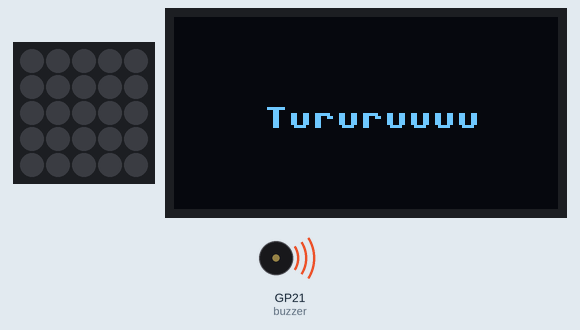
This program was run on a simulated Raspberry Pi Pico running MicroPython. Parts: 5×5 RGB LED matrix, 128×64 one-colour display, buzzer (waves = sounding). The 25 LEDs are laid out as on the BitDogLab board (LED 0 bottom right, every second row reversed). At 9.9 s the program stops and its outputs stay as they are.

Above: at 0.7 s.
At 5.6 s:
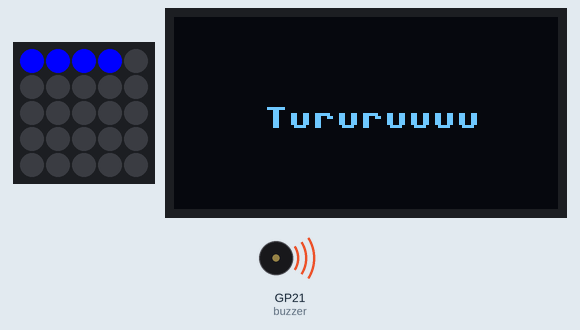
At 8.9 s:
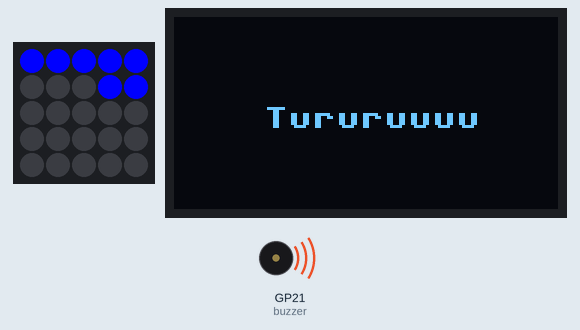
At 9.9 s:
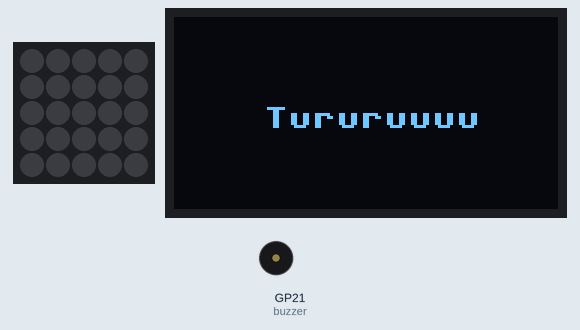
Timing chart, 0 to 11.4 s (numbered marks = the images above):
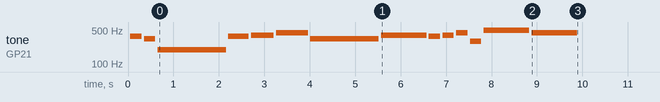

Measured:
- by itself, tone on GP21 (buzzer): plays 369 Hz for 0.25 s, 329 Hz for 0.25 s, 196 Hz for 1.5 s, 369 Hz for 0.45 s, 391 Hz for 0.50 s, 440 Hz for 0.70 s … (14 notes in this stretch)
- what the display in image 0 shows lasts 1.6 s, from 0.6 s to 2.2 s
- what the display in image 1 shows lasts 1.0 s, from 5.6 s to 6.6 s

The program:

SadnessAndSorrowNarutoTururuuu.py
```python
from machine import Pin, PWM, SoftI2C
from neopixel import NeoPixel
from ssd1306 import SSD1306_I2C
from time import sleep

# === Inicialização ===

# Buzzer no pino GP21
buzzer = PWM(Pin(21))

# Matriz WS2812B (5x5 = 25 LEDs) no pino GP7
np = NeoPixel(Pin(7), 25)

# Display OLED (via I2C: SDA=GP14, SCL=GP15)
i2c = SoftI2C(sda=Pin(14), scl=Pin(15))
oled = SSD1306_I2C(128, 64, i2c)

# === Exibe mensagem personalizada ===
oled.fill(0)
oled.text("Tururuuuu", 30, 30)
oled.show()

notes = [
    369, 329, 196,
    369, 391, 440, 329,
    391, 369, 391, 440, 293, 493, 440
]

durations = [
    0.25, 0.25, 1.5,
    0.45, 0.5, 0.7, 1.5,
    1.0, 0.25, 0.25, 0.25, 0.25, 1.0, 1.0
]


# === Função para mostrar intensidade invertida ===
def show_leds(freq):
    np.fill((0, 0, 0))  # limpa tudo
    if freq == 0:
        np.write()
        return
    min_freq, max_freq = 300, 800
    level = int(25 * (freq - min_freq) / (max_freq - min_freq))
    level = max(0, min(level, 25))
    for i in range(25 - level, 25):  # INVERTE a base
        np[i] = (0, 0, 255)  # azul
    np.write()

# === Função para tocar nota ===
def play_tone(freq, duration):
    if freq == 0:
        buzzer.duty_u16(0)
        show_leds(0)
        sleep(duration)
    else:
        buzzer.freq(freq)
        buzzer.duty_u16(30000)
        show_leds(freq)
        sleep(duration)
        buzzer.duty_u16(0)
        show_leds(0)
        sleep(0.05)

# === Função para tocar a música ===
def play_tururu():
    for note, dur in zip(notes, durations):
        play_tone(note, dur)

# Início do programa
play_tururu()
```
